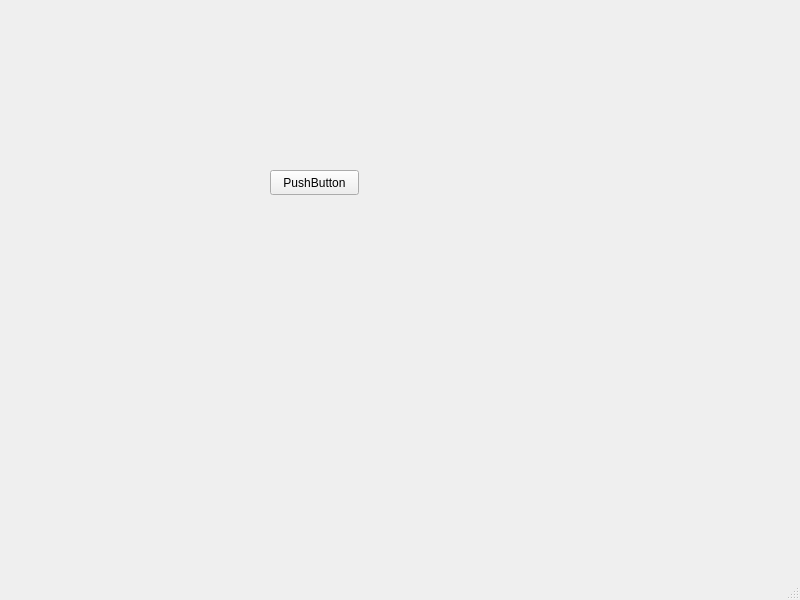
<?xml version="1.0" encoding="UTF-8"?>
<ui version="4.0">
 <class>MainWindow</class>
 <widget class="QMainWindow" name="MainWindow">
  <property name="geometry">
   <rect>
    <x>0</x>
    <y>0</y>
    <width>800</width>
    <height>600</height>
   </rect>
  </property>
  <property name="windowTitle">
   <string>MainWindow</string>
  </property>
  <widget class="QWidget" name="centralwidget">
   <widget class="QPushButton" name="pushButton">
    <property name="geometry">
     <rect>
      <x>270</x>
      <y>170</y>
      <width>89</width>
      <height>25</height>
     </rect>
    </property>
    <property name="text">
     <string>PushButton</string>
    </property>
   </widget>
  </widget>
  <widget class="QMenuBar" name="menubar">
   <property name="geometry">
    <rect>
     <x>0</x>
     <y>0</y>
     <width>800</width>
     <height>22</height>
    </rect>
   </property>
  </widget>
  <widget class="QStatusBar" name="statusbar"/>
 </widget>
 <resources/>
 <connections/>
</ui>
